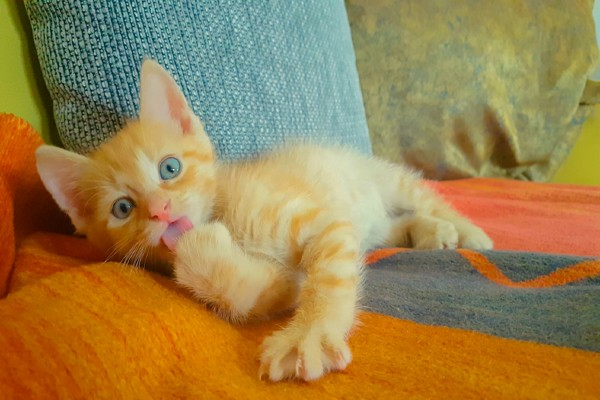
#> input picture 06/gatoLaranja06.jpg, 600 x 400 px, found by its file name
$ python 06.py
#> lines starting #> are read from the running program, lines starting #| are printed output that depends on the picture; after the words box and inside, x2 and y2 are one past the last pixel; in counts of white or black regions, pixels touching at a corner belong together
import cv2 as cv
import numpy as np


imagemColorida = cv.imread('C:/enviroment/learningOpenCV/06/gatoLaranja06.jpg', 0)
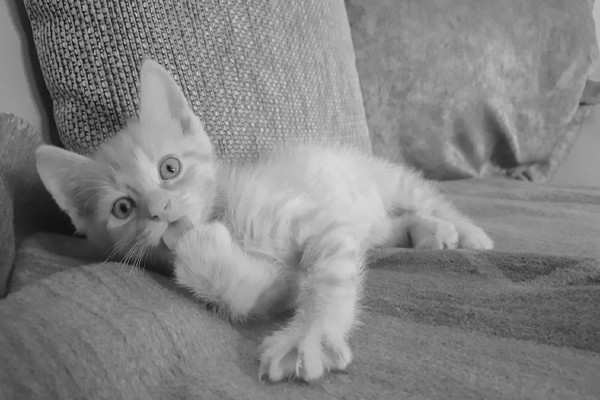
#> imagemColorida: shape (400, 600); min 8, max 222, mean 130.9
cv.imshow('Colorida', imagemColorida)

imagemComPassAlta = cv.Canny(imagemColorida, 10, 200)
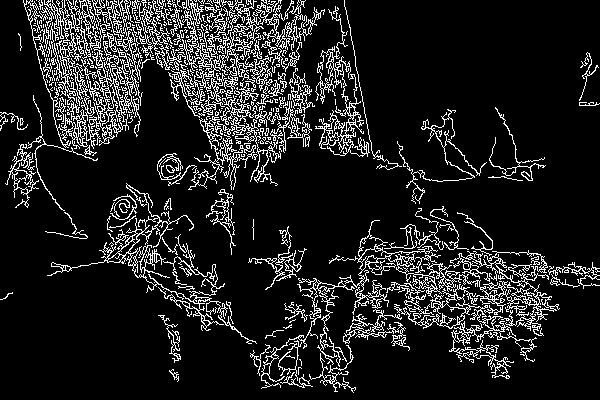
#> imagemComPassAlta: shape (400, 600); 12.6% white in thin lines or dots
cv.imshow('Canny', imagemComPassAlta)


cv.imwrite('C:/enviroment/learningOpenCV/06/gatoLaranjaCinza.jpg', imagemColorida)
cv.imwrite('C:/enviroment/learningOpenCV/06/gatoLaranjaCanny.jpg', imagemComPassAlta)


cv.waitKey(0)
cv.destroyAllWindows()

$ run again, with 06/paisagemColorida06.jpg copied over 06/gatoLaranja06.jpg
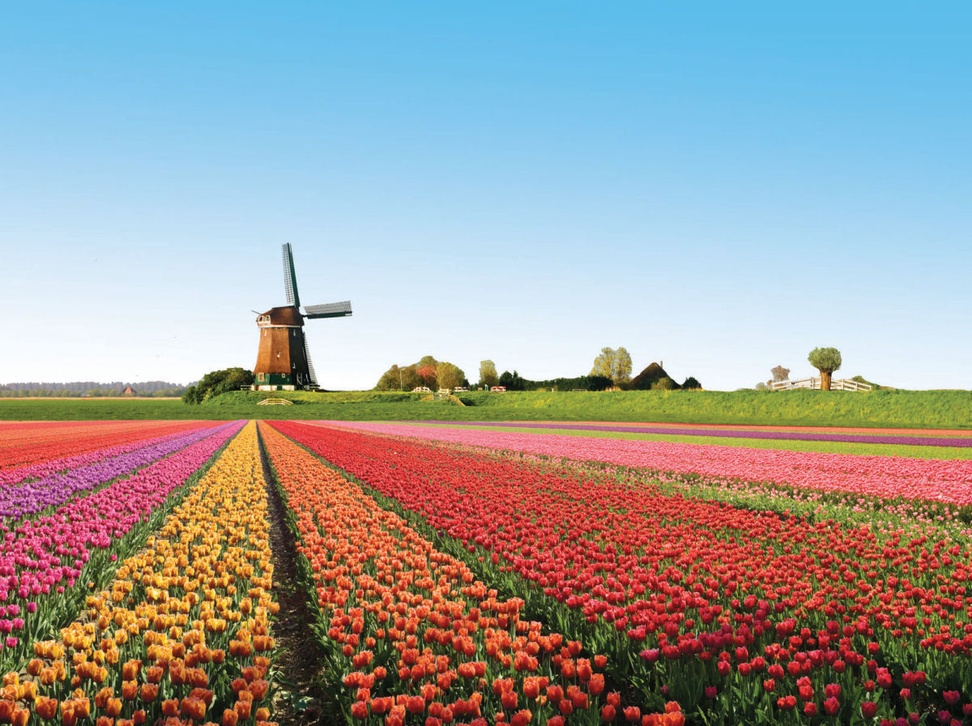
#> input picture 06/paisagemColorida06.jpg, 972 x 726 px, shrunk from 1200 x 896 before the run, found by its file name
#> `imagemColorida = cv.imread('C:/enviroment/learningOpenCV/06/gatoLaranj..`:
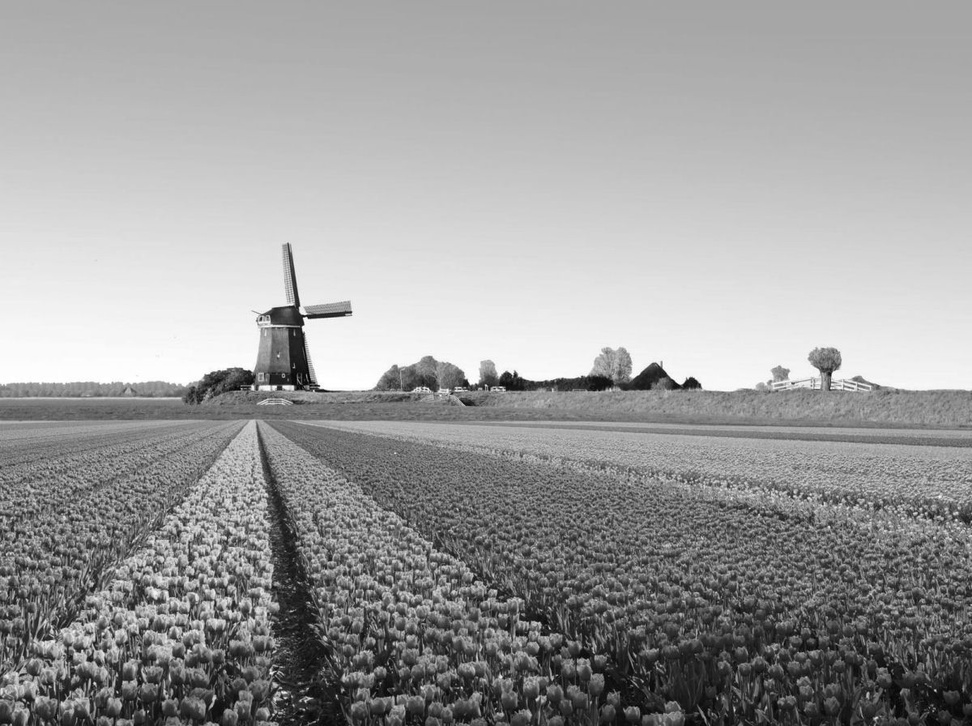
#> imagemColorida: shape (726, 972); min 0, max 255, mean 156.3
#> `imagemComPassAlta = cv.Canny(imagemColorida, 10, 200)`:
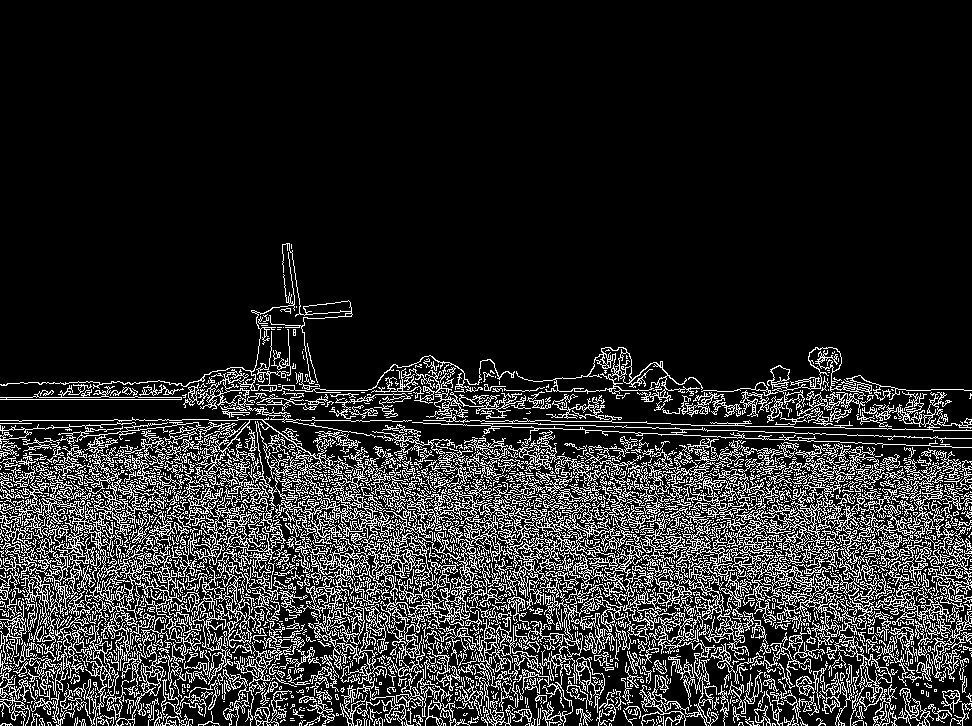
#> imagemComPassAlta: shape (726, 972); 15.8% white in thin lines or dots, all inside (x1, y1, x2, y2) = (0, 243, 972, 726)
